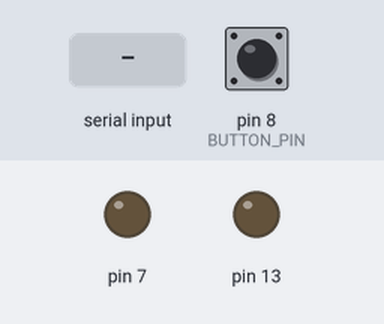
Simulated run of this sketch. Board: Arduino Uno, built with avr-gcc and run on an emulated ATmega328P. Shown: output pins drawn as LEDs (lit = HIGH). The inputs (shaded band) are chosen by the test bench; at power-on: pin 8 (BUTTON_PIN) HIGH.

Above: at 2.3 s.
2.4 s: pin 8 (BUTTON_PIN) pulled LOW for 0.65 s
At 3.0 s:
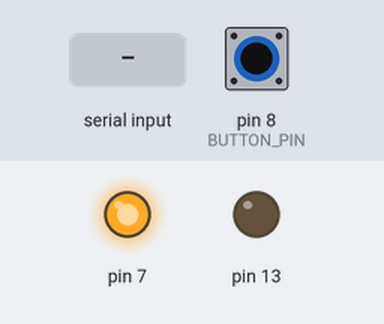
4.5 s: "1" received over the second serial link
At 5.7 s:
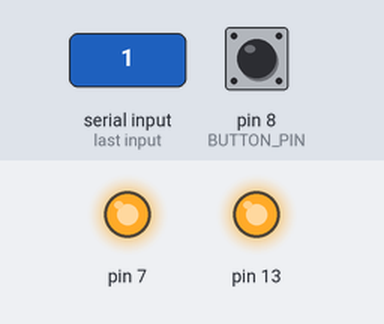
6.0 s: "4" received over the second serial link
At 7.2 s:
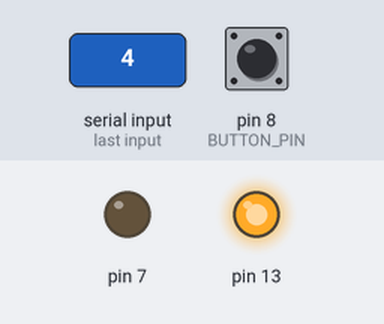
7.5 s: "0" received over the second serial link
At 8.4 s:
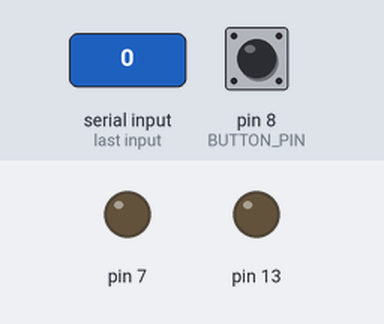
9.0 s: "3" received over the second serial link
At 9.7 s:
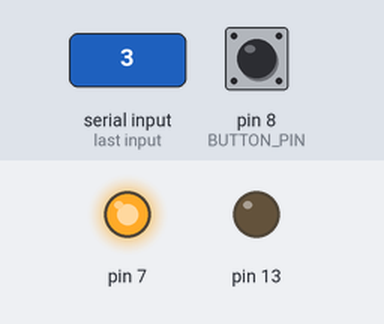
Timing chart, 0 to 11.5 s (numbered marks = the images above; inputs shaded):
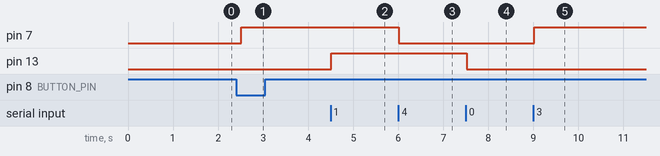

Measured:
- after the input at 2.4 s, pin 7: LOW → HIGH after 0.11 s
- after the input at 4.5 s, pin 13: LOW → HIGH at once
- after the input at 6.0 s, pin 7: HIGH → LOW at once
- after the input at 7.5 s, pin 13: HIGH → LOW at once
- after the input at 9.0 s, pin 7: LOW → HIGH at once

The sketch:

Smart_Umbrella.ino
```cpp
#include<SoftwareSerial.h>
SoftwareSerial bt(0, 1);
char Incoming_value = 0;
char BUTTON_PIN = 8;
bool pressed = false;

void setup()
{

  // Serial.begin(9600);
  pinMode(13, OUTPUT);
  pinMode(7, OUTPUT);
  pinMode(BUTTON_PIN, INPUT_PULLUP);
  bt.begin(9600);
}

void loop()
{
    // Sending value to phone...
    // bt.println("loop");
    delay(500);
    bool current_state = digitalRead(BUTTON_PIN);
    if(current_state == pressed){
    while(digitalRead(BUTTON_PIN) == pressed){
        if(bt.available()==0){
        bt.println("clicked");
        digitalWrite(7, HIGH);
        delay(2000);
        }
      }
    }

  if(bt.available() > 0)
  {
    // Comming from phone...
    Incoming_value = bt.read();
    bt.println(Incoming_value);
    if(Incoming_value == '1')
      digitalWrite(13, HIGH);
    else if(Incoming_value == '0')
      digitalWrite(13, LOW);
    else if(Incoming_value == '3')
      digitalWrite(7, HIGH);
    else if(Incoming_value == '4')
      digitalWrite(7, LOW); // comment3
  }
}
```
